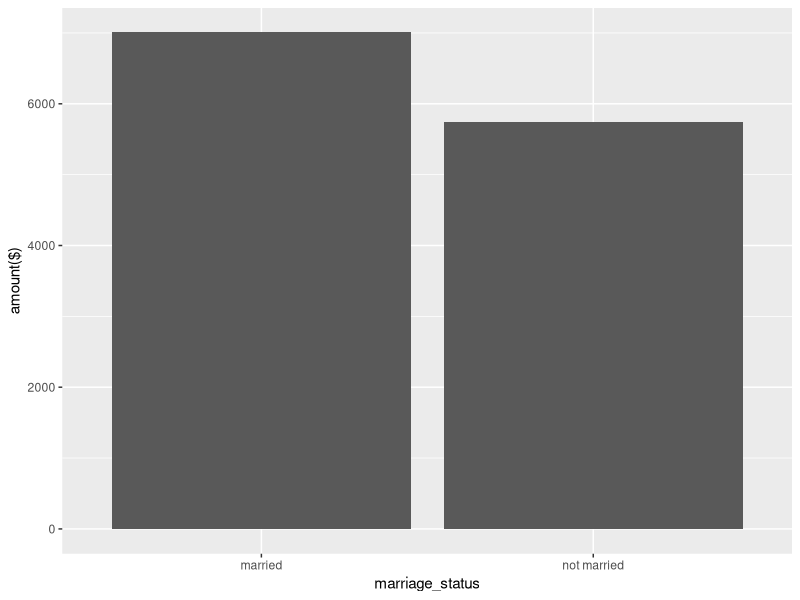

Here is the R script that generated this plot:
## Paths and Library

setwd("/Users/eugen/Desktop/test")
library(tidyverse)

## Read data

no_loan <- read.csv(file = "prospects_no_loans.csv")
no_loan$prev_loan <- "none"
housing_loan <- read.csv(file = "prospects_housing_loans.csv")
housing_loan$prev_loan <- "housing"
personal_loan <- read.csv(file = "prospects_personal_loans.csv")
personal_loan$prev_loan <- "personal"
## Merge data

merged_data <- rbind(no_loan, housing_loan, personal_loan)
merged_data <- pivot_longer(merged_data, cols = c("married", "not.married"), 
             names_to = "marriage_status", 
             values_to = "amount($)")

## edit "not.married" to "not married"
merged_data[merged_data$marriage_status == "not.married",]$marriage_status <- 
  "not married"

# Rearrange cols by amount

merged_data <- merged_data %>% select(everything()) %>% 
  arrange(desc(`amount($)`))

# Aggregate by education
merged_data %>% group_by(education_category) %>% summarize(avg_amount = mean(`amount($)`))

## Plotting

ggplot(data = merged_data, aes(x = marriage_status, y = `amount($)`)) +
  geom_col()

